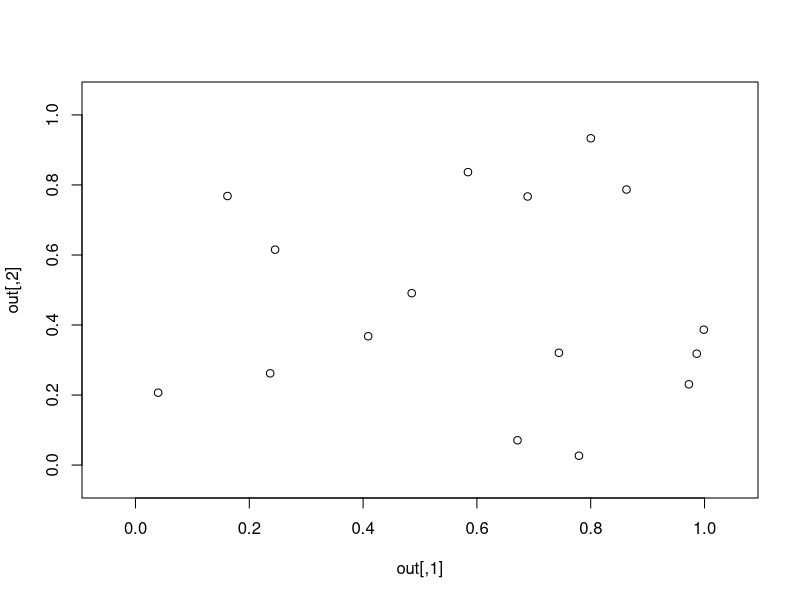
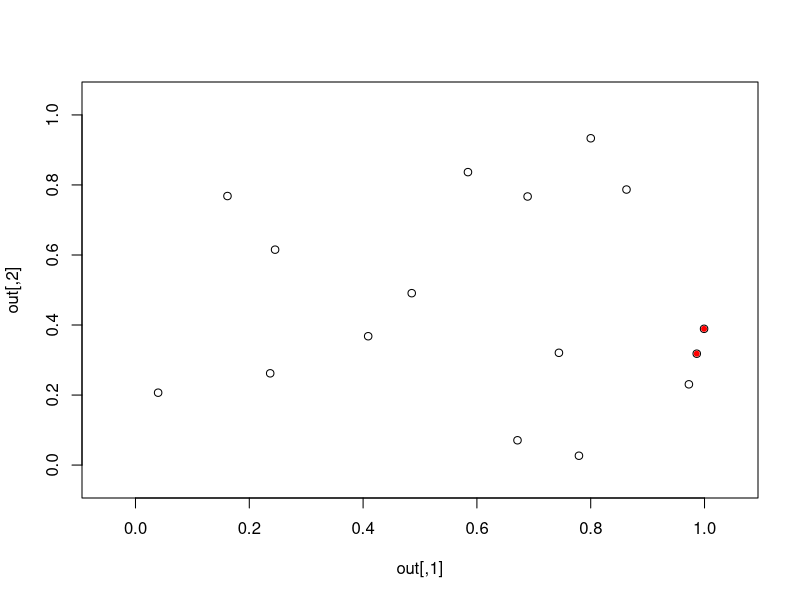
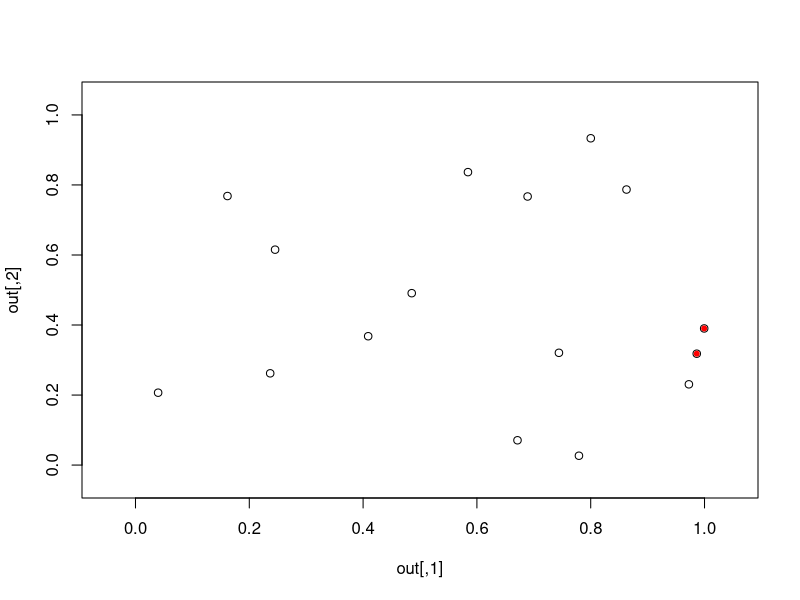
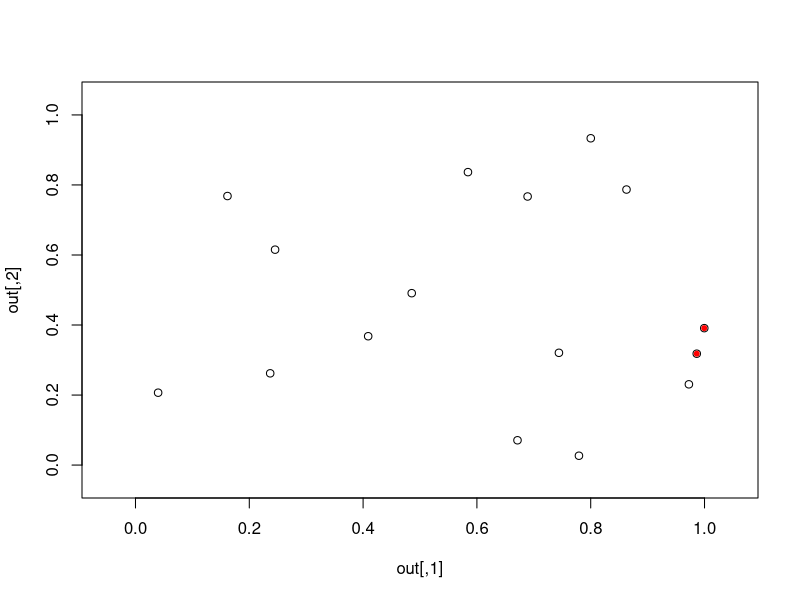
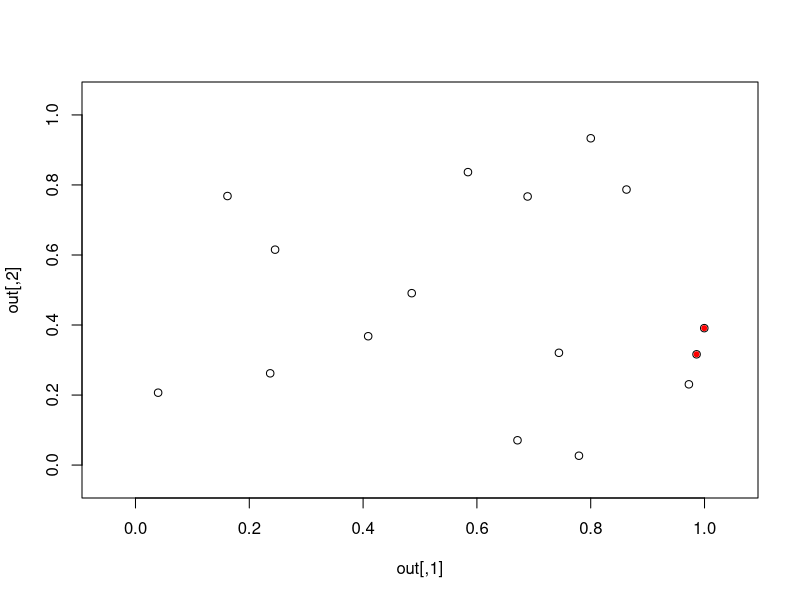
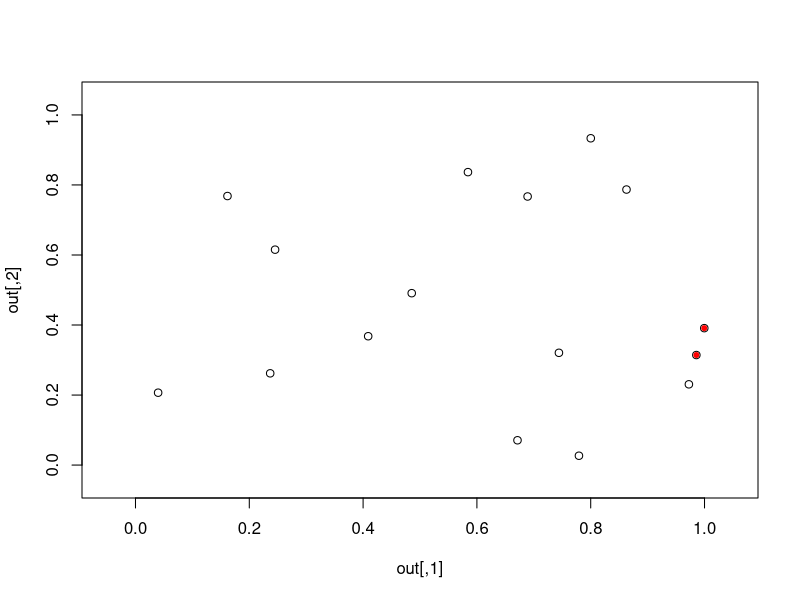
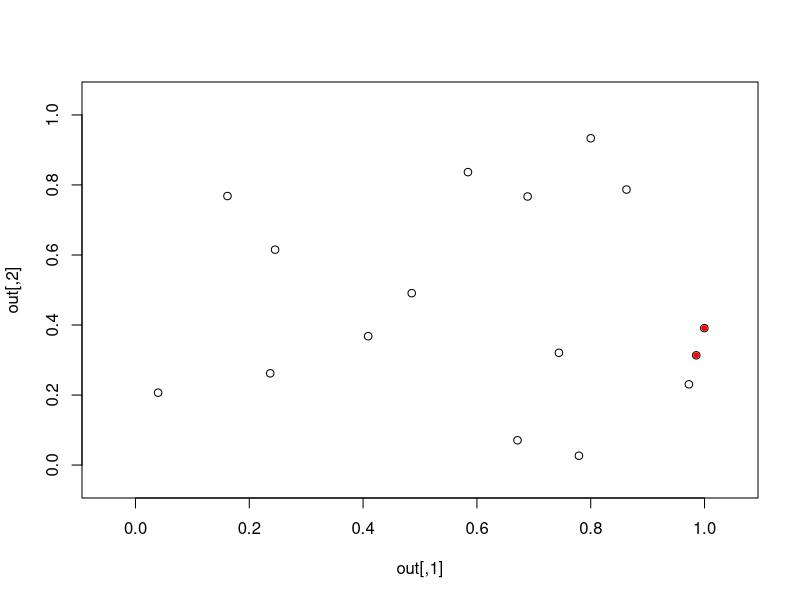
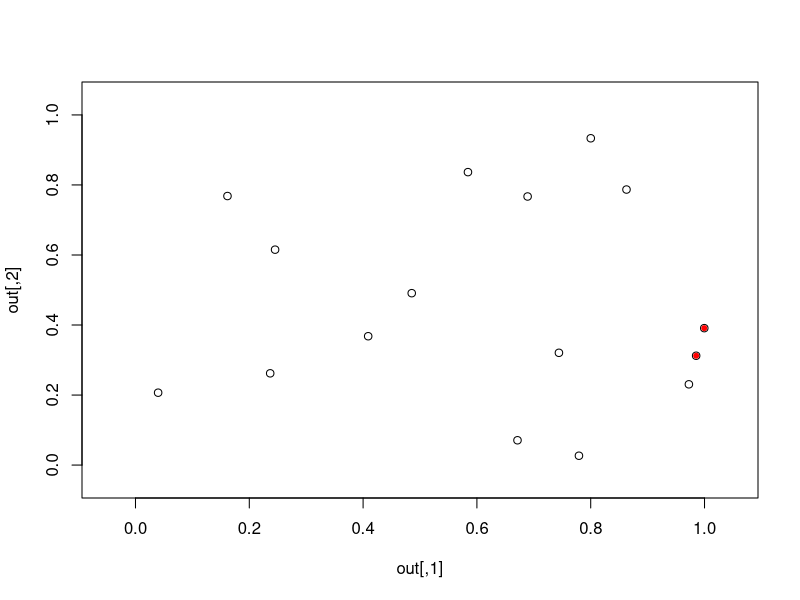

These figures' R source, in order: (Note: a time limit stopped this script after it produced the figures.)

### Distance: Maximin (maximizing the minimum distance)
maximin=function(default=0,n,dimension=2,domain=c(0,1),
	maxdif=sqrt(n)/100, showplot=TRUE, track=10){
	d=dimension
	out=default
	if (!is.matrix(default)){
		# initial scatter
		out=matrix(runif(n*d),n,d)
		}
	if (showplot){
		if (d==1)
			plot(out,integer(n),xlim=c(-0.05,1.05),ylim=c(-0.5,0.5))
		if (d==2)
			plot(out,xlim=c(-0.05,1.05),ylim=c(-0.05,1.05))
		if (d > 2)
			print ("Plots not available for dimensions higher than 2.")
		}
	all.means=matrix(0,n,d)
	all.sigma=matrix(0,n,d)
	track.mat=matrix(0,n*track,d)
	count=integer(n)
	while ( !all(abs(out - all.means)<=all.sigma) ){
		pair.index=sample(coor.out(out))
		count[pair.index[1]]=count[pair.index[1]]+1
		if (count[pair.index[1]] > track)
			count[pair.index[1]] = 1
		direction=out[pair.index[1],]-out[pair.index[2],]
		scalar=runif(1,0,maxdif)
		for (i in 1:d){
			out[pair.index[1],i]=out[pair.index[1],i]+scalar*direction[i]
			out[pair.index[1],i]=stay.in.bounds(out[pair.index[1],i])
			track.mat[track*(pair.index[1]-1)+count[pair.index[1]],i]=out[pair.index[1],i]
			all.means[pair.index[1],i]=mean(track.mat[seq(track*(pair.index[1]-1)+1,track*pair.index[1],length=track),i],na.rm=T)
			all.sigma[pair.index[1],i]=sd(track.mat[seq(track*(pair.index[1]-1)+1,track*pair.index[1],length=track),i],na.rm=T)
			}
		if (showplot){
			if (d==1){
				plot(out,integer(n),xlim=c(-0.05,1.05),ylim=c(-0.5,0.5))
				points(out[pair.index,],c(0,0),col='red',pch=20)
				}
			if (d==2){
				plot(out,xlim=c(-0.05,1.05),ylim=c(-0.05,1.05))
				points(out[pair.index,],col='red',pch=20)
				}
			}
		#print(out-all.means)
		#print(all.sigma)
		#print(track.mat)
		#print(abs(out - all.means)<=all.sigma)
		}
	return(out)
	}
### Gets the two index of the set of points that 
### have the smallest distance
coor.out=function(mat){
	n=dim(mat)[1]
	point=c(2,1)
	x=which.min(dist(mat))
	while (x>n-point[2]){
		x=x-(n-point[2])
		point=point+1
		}
	point[1]=(point[1]:n)[x]
	return(point)
	}
stay.in.bounds=function(x,bounds=c(0,1)){
	if (x < bounds[1]){
		x = bounds[1]
		}
	if (x > bounds[2]){
		x = bounds[2]
		}
	return(x)
	}
row.check=function(x){
	n=dim(x)[1]
	test=TRUE
	for (i in 1:n){
		test = all(test,any(x[i,]))
		if (!test)
			break
		}
	return(test)
	}

maximin(0,16,2)
